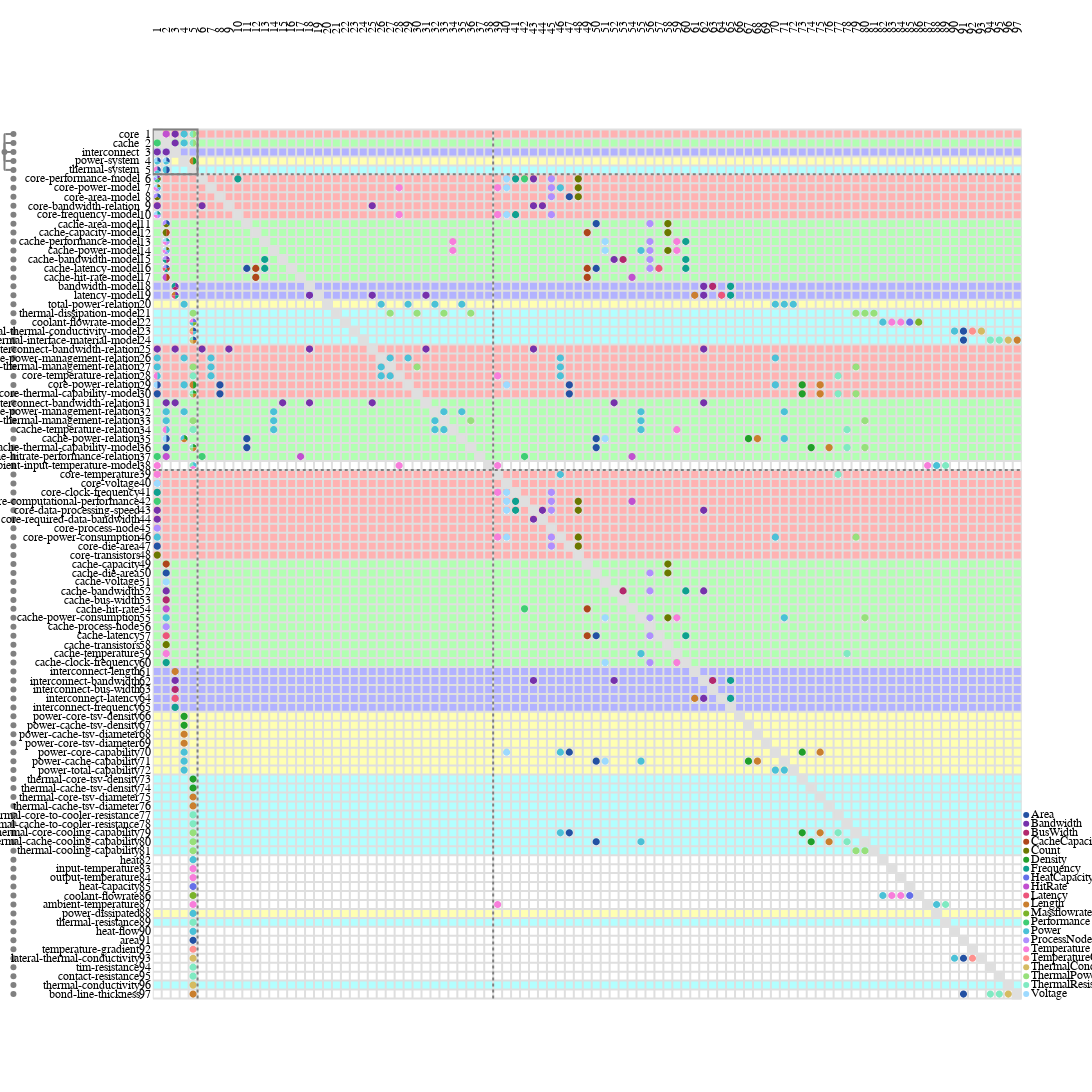

Here is the notebook cell this chart was saved with:
### Code cell
from ragraph.plot.generic import Style as RaGraphStyle

style = raesl.plot.Style(
    ragraph=RaGraphStyle(
        piemap=dict(
            display="labels",
            mode="relative",
            highlight_row_annotation="row",
            highlight_row_color="rgba(255,0,0,0.5)",
        ),
    )
)

parents = {
    "world.core": "rgba(255,0,0,0.3)",
    "world.cache": "rgba(0,255,0,0.3)",
    "world.interconnect": "rgba(0,0,255,0.3)",
    "world.power": "rgba(255,255,0,0.3)",
    "world.thermal": "rgba(0,255,255,0.3)",
};

for node in graph.nodes:
    for parent, color in parents.items():
        if node.name.startswith(parent):
            break

    print(node.name)

    if node.name.startswith(parent):
        node.annotations.row = color

figure = raesl.plot.mdm(
    graph,
    # node_kinds=["component", "variable", "function_spec", "design_spec", "relation_spec"],
    # edge_kinds=["functional_dependency", "mapping_dependency"],
    depth=4,
    style=style,
)

figure.show()
